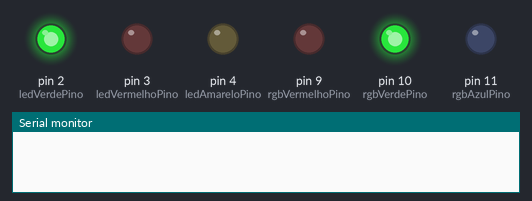
The sketch below on a simulated Arduino Uno, built with avr-gcc and run on an emulated ATmega328P. On the bench: output pins drawn as LEDs (lit = HIGH), the last lines printed to the serial monitor.

Above: at 0.1 s.
At 50.1 s:
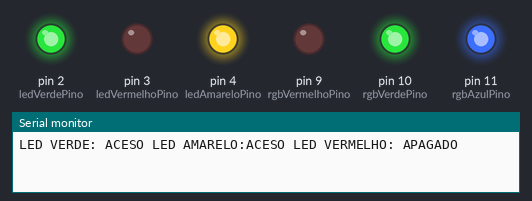
At 60.1 s:
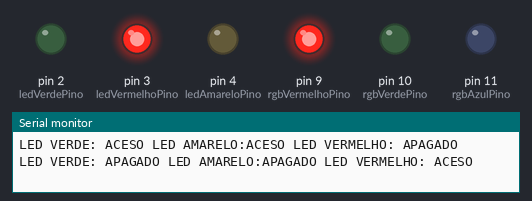
Timing chart, 0 to 91.5 s (numbered marks = the images above):
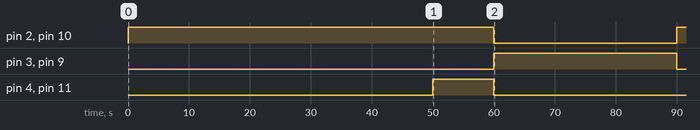

Measured:
- by itself, pin 2 (ledVerdePino), pin 10 (rgbVerdePino): HIGH → LOW at 60.0 s, → HIGH 30.0 s later
- by itself, pin 3 (ledVermelhoPino), pin 9 (rgbVermelhoPino): LOW → HIGH at 60.0 s, → LOW 30.0 s later
- by itself, pin 4 (ledAmareloPino), pin 11 (rgbAzulPino): LOW → HIGH at 50.0 s, → LOW 10.0 s later

The sketch:

Experimento1.ino
```cpp
/** Experimento 1
Projetar um sinal luminoso de trânsito com as seguintes
regras;
– A luz verde deve ficar acesa por 60s;
– A luz amarela deve ficar acesa por 10s, concomitante aos
últimos 10s da luz verde;
– A luz vermelha deve ficar acesa por 30s;
– O ciclo se repete indefinidamente;
Componentes utilizados;
– Placa Arduino UNO;
– LEDs vermelho, amarelo e verde;
– Jumpers e protoboard;
Finalizado
*/

// Pinos de controle
short int ledVerdePino    = 2;
short int ledVermelhoPino = 3;
short int ledAmareloPino  = 4;
short int rgbVermelhoPino = 9;
short int rgbVerdePino    = 10;
short int rgbAzulPino     = 11;
//Estados (Acesso ou Apagado)
short int ledVerdeEstado    = HIGH;
short int ledAmareloEstado  = LOW;
short int ledVermelhoEstado = LOW;
//Temporiazadores para mudança de estado
long int tempoBase        = 1000;//para controlar o multiplicador dos temporizadores (em segundos)
long int ledVerdeTempo    = 60*tempoBase;
long int ledAmareloTempo  = 10*tempoBase;
long int ledVermelhoTempo = 30*tempoBase;
//Carimbos de tempo data e hora da ultima modificação de estado
long int ledVerdeStamp    = 0;
long int ledAmareloStamp  = 0;
long int ledVermelhoStamp = 0;

void estadosSerial(void);

/* Funcção de configuração */
void setup() {
  Serial.begin(115200);
  while(!Serial){}
  pinMode(rgbAzulPino    ,OUTPUT);
  pinMode(ledVerdePino   ,OUTPUT);
  pinMode(rgbVerdePino   ,OUTPUT);
  pinMode(ledAmareloPino ,OUTPUT);
  pinMode(ledVermelhoPino,OUTPUT);
  pinMode(rgbVermelhoPino,OUTPUT);
  /* Inicia com todos os LEDs apagados e o LED Verde aceso */
  digitalWrite(ledVerdePino    ,ledVerdeEstado);
  digitalWrite(rgbVerdePino    ,ledVerdeEstado);
  digitalWrite(rgbAzulPino     ,ledAmareloEstado);
  digitalWrite(ledAmareloPino  ,ledAmareloEstado);
  digitalWrite(ledVermelhoPino ,ledVermelhoEstado);
  digitalWrite(rgbVermelhoPino ,ledVermelhoEstado);
  ledVerdeStamp = millis();
}
/* Função de execução */
void loop() {
  long int currentStamp = millis();
  if(ledVermelhoEstado == HIGH){
    if((currentStamp-ledVermelhoStamp)>=ledVermelhoTempo){
      ledVerdeEstado    = HIGH;
      ledVermelhoEstado = LOW;
      digitalWrite(ledVerdePino   ,ledVerdeEstado);
      digitalWrite(rgbVerdePino   ,ledVerdeEstado);
      digitalWrite(rgbVermelhoPino,ledVermelhoEstado);
      digitalWrite(ledVermelhoPino,ledVermelhoEstado);
      ledVerdeStamp    = currentStamp;
      ledVermelhoStamp = currentStamp;
      estadosSerial();
    }
  }else if(ledAmareloEstado == HIGH){
    if((currentStamp-ledAmareloStamp)>=ledAmareloTempo){
      ledVerdeEstado    = LOW;
      ledAmareloEstado  = LOW;
      ledVermelhoEstado = HIGH;
      digitalWrite(ledVerdePino   ,ledVerdeEstado);
      digitalWrite(rgbVerdePino   ,ledVerdeEstado);
      digitalWrite(rgbAzulPino    ,ledAmareloEstado);
      digitalWrite(ledAmareloPino ,ledAmareloEstado);
      digitalWrite(ledVermelhoPino,ledVermelhoEstado);
      digitalWrite(rgbVermelhoPino,ledVermelhoEstado);
      ledVerdeStamp    = currentStamp;
      ledAmareloStamp  = currentStamp;
      ledVermelhoStamp = currentStamp;
      estadosSerial();
    }
  }else if(ledVerdeEstado == HIGH){
    if((currentStamp-ledVerdeStamp)>=(ledVerdeTempo-ledAmareloTempo)){
      ledAmareloEstado = HIGH;
      digitalWrite(rgbAzulPino   ,ledAmareloEstado);
      digitalWrite(ledAmareloPino,ledAmareloEstado);
      ledAmareloStamp = currentStamp;
      estadosSerial();
    }
  }else{
    ledVerdeEstado = HIGH;
    digitalWrite(ledVerdePino,ledVerdeEstado);
    digitalWrite(rgbVerdePino,ledVerdeEstado);
    ledVerdeStamp = currentStamp;
    estadosSerial();
  }
}
void estadosSerial(void){
  Serial.print("LED VERDE: ");
  Serial.print(ledVerdeEstado?"ACESO":"APAGADO");
  Serial.print(" LED AMARELO:");
  Serial.print(ledAmareloEstado?"ACESO":"APAGADO");
  Serial.print(" LED VERMELHO: ");
  Serial.println(ledVermelhoEstado?"ACESO":"APAGADO");
};
```
